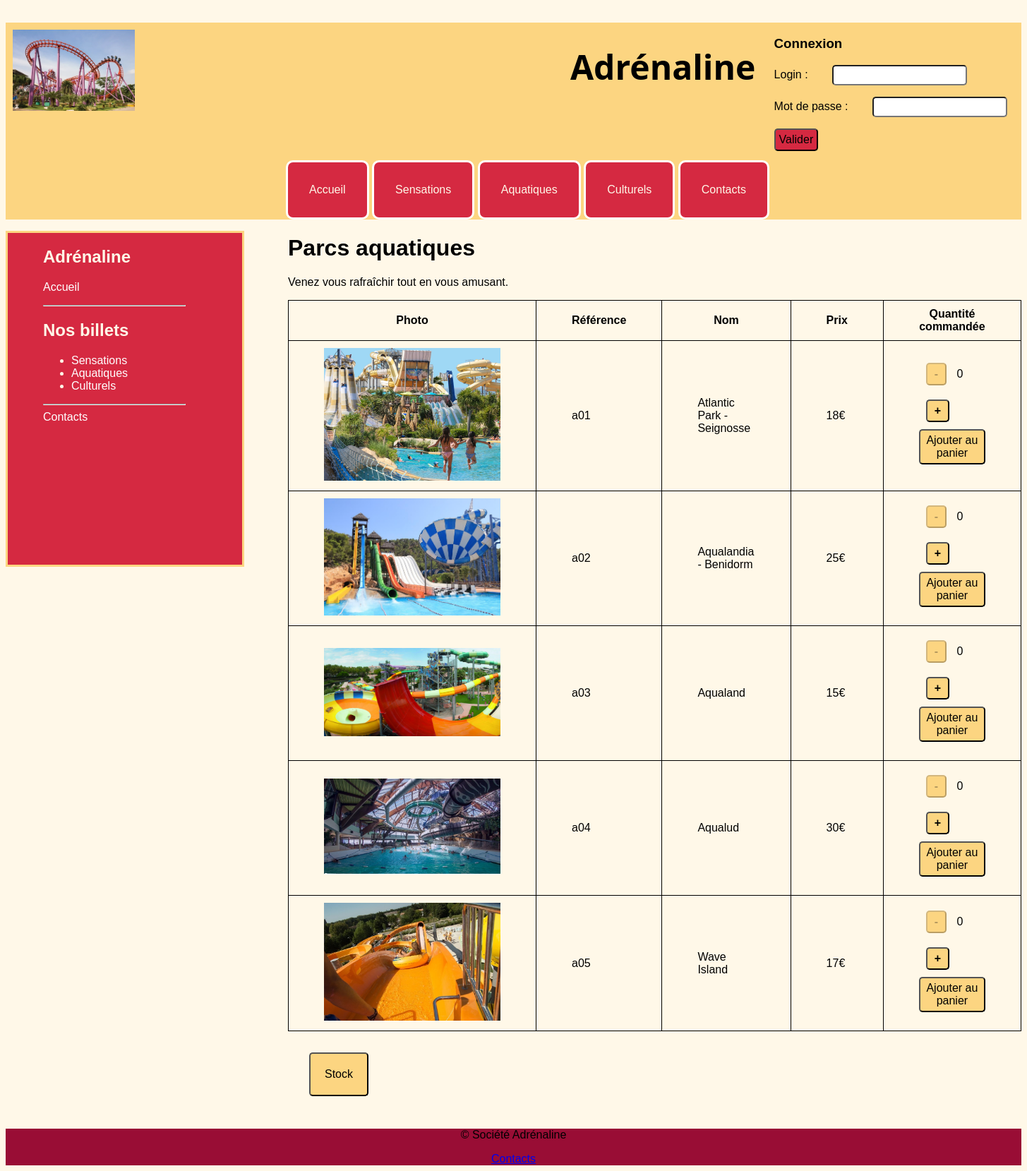
The page /php/sensations.php?page=2 on the database its author committed.
### tables this page shows
CREATE TABLE Categories (
  cat varchar(1) NOT NULL,
  sourceImg varchar(42) NOT NULL,
  idCategorie varchar(4) NOT NULL PRIMARY KEY,
  nom varchar(42) NOT NULL,
  prix varchar(5) NOT NULL,
  stock int(4)
);

### bdd/bdd.php (called while the page is built, shortened)
<?php
function recuperationAquatiques(){
    $conn = mysqli_connect($_SESSION['servername'], $_SESSION['username'], $_SESSION['password'], $_SESSION['dbname']);
    $requete='SELECT * FROM Categories WHERE cat="a"';
    $result = mysqli_query($conn,$requete) or die('Pb req : '.$requete);
    if(!$result){
        deconnexion();
        return NULL;
    }else{
        $i=0;
        while ($data = mysqli_fetch_assoc($result)) {
            $taba[$i]["image"]=$data["sourceImg"];
            $taba[$i]["ref"]=$data["idCategorie"];
            $taba[$i]["nom"]=$data["nom"];
            $taba[$i]["prix"]=$data["prix"];
            $taba[$i]["qt"]=$data["stock"];
            $i++;
        }
        return ($taba);
    }
}
?>

### bdd/bddData.php (called while the page is built, shortened)
<?php
include('bdd.php');
if(connexion()){
   $_SESSION['tabAquatiques']=recuperationAquatiques();
}
?>

### php/sensations.php (the view, shortened to what this page needs)
<?php
include('../bdd/bddData.php');
$ok=true;
if(!isset($_SESSION["connecte"])){
    $ok=false;
}
?>
<!DOCTYPE html PUBLIC "-//W3C//DTD XHTML 1.0 Strict//EN" "http://www.w3.org/TR/xhtml1/DTD/xhtml1-strict.dtd">
<html xmlns="http://www.w3.org/1999/xhtml" xml:lang="fr" lang="fr">
    <head>
        <link rel="stylesheet" type="text/css" href="../css/tp1.css" />
    </head>
    <body>
        <header>
            <img src="../img/logoAdrenaline.webp" alt="logo" id="logo"/>
            <div id='connexion'>
            <?php
                if(isset($_SESSION['connecte']) && $_SESSION['connecte']=="oui"){
                    echo "<p class='txt'>".$_SESSION['prenom']." ".$_SESSION['nom']."</p>";
                    echo " <p><a id='panier' href='panier.php'>Panier</a></p>";
                    echo '<form method="POST" action="verifierConnexion.php">';
                    echo '<input type="submit" name="OUT" value="Déconnexion" class="boutonD"/>';
                    echo '</form>';
                } else {
                    ?>
                    <h3 class="txt">Connexion</h3>
                    <form action="verifierConnexion.php" method="POST" id="formCo" name="formCo" >
                        <p class="txt">Login : <input type="text" name="login" class="champsForm" required/></p>
                        <p class="txt">Mot de passe : <input type="password" name="mdp" class="champsForm"  required/></p>
                        <input type="submit" id="btnok" name="btnok" value="Valider" class="boutonD" required/>
                    </form>
                    <?php
                }
            ?>
            </div>
            <h1 id="titre">Adrénaline</h1>
            <ul id="menu" class="txt">
                <li class="aligne"><a href="../index.php">Accueil</a></li>
                <li class="aligne"><a href="sensations.php?page=1">Sensations</a></li>
                <li class="aligne"><a href="sensations.php?page=2">Aquatiques</a></li>
                <li class="aligne"><a href="sensations.php?page=3">Culturels</a></li>
                <li class="aligne"><a href="contacts.php">Contacts</a></li>
            </ul>
        </header>
        <div id="gauche" class="txt">
            <h2>Adrénaline</h2>
            <p><a href="../index.php">Accueil</a></p>
            <hr class="ligne"/>
            <h2>Nos billets</h2>
            <ul>
                <li><a class="billets" href="sensations.php?page=1">Sensations</a></li>
                <li><a class="billets" href="sensations.php?page=2">Aquatiques</a></li>
                <li><a class="billets" href="sensations.php?page=3">Culturels</a></li>
            </ul>
            <hr/>
            <a href="contacts.php">Contacts</a>
        </div>
        <div class="principal">
        <?php
        switch ($_GET['page']){
            case 2 :
                $tab = $_SESSION["tabAquatiques"];
                echo "<h1>Parcs aquatiques</h1>";
                echo "<p>Venez vous rafraîchir tout en vous amusant.</p>";
                $dep=5;
                $id = "colonneA";
                break;
        }
        ?>
                <table>
                    <tr <?php echo "id=".$id;?>>
                        <th>Photo</th>
                        <th>Référence</th>
                        <th>Nom</th>
                        <th>Prix</th>
                        <th id="qtcommandee">Quantité commandée</th>
                    </tr>
                    <?php
                        $j=0;
                        for($i=$dep;$i<$dep+5;$i++){
                            ?>
                                <tr <?php echo "id='c".$i."'";?>>
                                <td onclick=zoom(<?php echo $j;?>)><img <?php echo "src=../".$tab[$j]['image'];?> class="imgAchat"/></td>
                                <td <?php echo "id='ref".$j."'";?>><?php echo $tab[$j]['ref'];?></td>
                                <td><?php echo $tab[$j]['nom'];?></td>
                                <td><?php echo $tab[$j]['prix'];?></td>
                                <td <?php echo "id='q".$i."'";?>>
                                    <button type="button" class="bmp" <?php echo "id='bm".$i."'";?> onclick="decrementer(<?php echo $i;?>)" disabled>-</button>
                                    <p class="nbQt" <?php echo "id=qtEcrite".$i;?>>0</p>
                                    <?php echo '<button type="button" class="bmp" id="bp'.$i.'" onclick="incrementer('.$i.','.$tab[0]['qt'].','.$tab[1]['qt'].','.$tab[2]['qt'].','.$tab[3]['qt'].','.$tab[4]['qt'].')">+</button>' ; ?>
                                    <br>
                                    <?php echo '<button type="button" onclick="ajouterPanier('.$i.','.$tab[0]['qt'].','.$tab[1]['qt'].','.$tab[2]['qt'].','.$tab[3]['qt'].','.$tab[4]['qt'].','.$ok.')">Ajouter au panier</button>' ; ?>
                                </td>
                            </tr>
                            <?php
                            $j++;
                        }
                    ?>
                </table>
                <?php
                echo '<button type="button" class="bstock" onclick="montreStocks('.$tab[0]['qt'].','.$tab[1]['qt'].','.$tab[2]['qt'].','.$tab[3]['qt'].','.$tab[4]['qt'].')">Stock</button>' ;
                ?>
        </div>
        <footer class="txt">
            <p>&copy; Société Adrénaline</p>
            <a href="contacts.php">Contacts</a>
        </footer>
    </body>
</html>

### css/tp1.css (style rules this page uses)
body { background-color: #fff8e8ff ; }
.txt { font-family: 'Trebuchet MS', 'Lucida Sans Unicode', 'Lucida Grande', 'Lucida Sans', Arial, sans-serif; }
#logo { width: 12%; float: left; margin-left: 10px; margin-top: 10px; }
#titre { width:20%; margin-left:800px; padding-top: 30px; font-size:300%; font-family: 'Segoe UI', Tahoma, Geneva, Verdana, sans-serif; }
#menu { margin-top: 100px; text-align: center; }
.aligne { display:inline-block; padding: 30px; border-style: solid; border-color: #ffffffff; background-color: #d52941ff; border-radius: 10px; }
header a { text-decoration: none; color:#fff8e8ff; }
header { background-color: #fcd581ff; }
footer { background-color:#990d35ff ; text-align: center; }
.ligne { padding-right:100px; padding-left:100px; }
#gauche { background-color: #d52941ff; color:#fff8e8ff; float: left; padding-right: 80px; padding-left: 50px; padding-bottom: 200px; border-style: solid; border-color:#fcd581ff; position:fixed; }
#gauche a { text-decoration: none; color: #ffffffff; }
.principal { margin-left: 400px; font-family: 'Trebuchet MS', 'Lucida Sans Unicode', 'Lucida Grande', 'Lucida Sans', Arial, sans-serif; }
img.imgAchat { width: 250px; }
table { border-collapse: collapse; }
td, th { border: 1px solid black; padding-right:50px; padding-left:50px; padding-bottom: 10px; padding-top: 10px; }
.nbQt { display: inline-block; }
.bmp { margin : 10px; padding-right:10px; padding-left:10px; font-weight: bold; }
.bmp:disabled { cursor:not-allowed; }
button { background-color: #fcd581ff; border-radius: 5px; padding: 5px; cursor:pointer; font-size: 16px; }
.boutonD { background-color: #d52941ff; border-radius: 5px; padding: 5px; cursor:pointer; font-size: 16px; }
.bstock { margin:30px; padding: 20px; }
.champsForm { margin-left : 30px; padding: 5px; border-radius: 5px; }
header #connexion { float: right; display:inline; margin-right : 20px; }

### rows shown on the page
categories: sourceImg (picture), idCategorie "a01", nom "Atlantic Park - Seignosse", prix "18€"
categories: sourceImg (picture), idCategorie "a02", nom "Aqualandia - Benidorm", prix "25€"
categories: sourceImg (picture), idCategorie "a03", nom "Aqualand", prix "15€"
categories: sourceImg (picture), idCategorie "a04", nom "Aqualud", prix "30€"
categories: sourceImg (picture), idCategorie "a05", nom "Wave Island", prix "17€"
